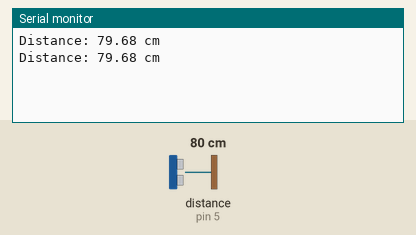
This sketch was run on a simulated Arduino Uno, built with avr-gcc and run on an emulated ATmega328P. On the bench: the last lines printed to the serial monitor. Wiring (inferred from the names in the program): ultrasonic range finder: trigger pin 7; echo pin 5. Inputs (shaded band) come from the test bench; at power-on: distance to the obstacle (sensor on pin 5) 80 cm. The echo pulse lasts 58.3 µs per cm.

Above: at 1.8 s.
1.9 s: distance to the obstacle (sensor on pin 5) set to 2 cm
At 2.7 s:
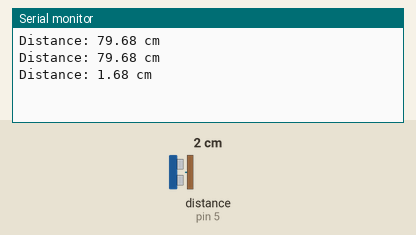
3.4 s: distance to the obstacle (sensor on pin 5) set to 4 cm
At 4.8 s:
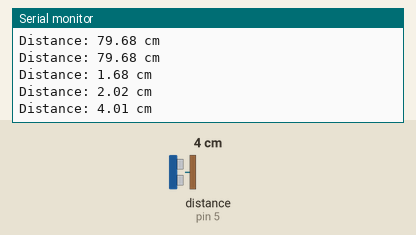
Timing chart, 0 to 6.4 s (numbered marks = the images above; inputs shaded):
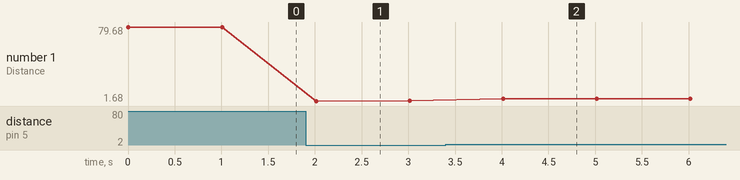

The sketch:

ultrasonic_sensor.ino
```cpp
#define trigPin 7  // Trigger pin of the ultrasonic sensor connected to GPIO 4
#define echoPin 5  // Echo pin of the ultrasonic sensor connected to GPIO 5

void setup() {
  Serial.begin(115200);
  pinMode(trigPin, OUTPUT);
  pinMode(echoPin, INPUT);
}

void loop() {
  // Send a 10us pulse to trigger the ultrasonic sensor
  digitalWrite(trigPin, LOW);
  delayMicroseconds(2);
  digitalWrite(trigPin, HIGH);
  delayMicroseconds(10);
  digitalWrite(trigPin, LOW);

  // Read the echo pulse duration in microseconds
  long duration = pulseIn(echoPin, HIGH);

  // Calculate the distance in centimeters
  // (speed of sound is approximately 343 meters per second)
  float distance_cm = (duration / 2) * 0.0343;

  Serial.print("Distance: ");
  Serial.print(distance_cm);
  Serial.println(" cm");

  delay(1000);  // Wait for a moment before the next reading
}
```

Measured:
- after the input at 1.9 s, the serial monitor: prints a new line after 0.11 s (image 1)
- after the input at 3.4 s, the serial monitor: prints a new line after 0.61 s (image 2)
- plotted number 1: 79.68 → 2.02 after the input at 1.9 s, 2.02 → 4.01 after the input at 3.4 s
